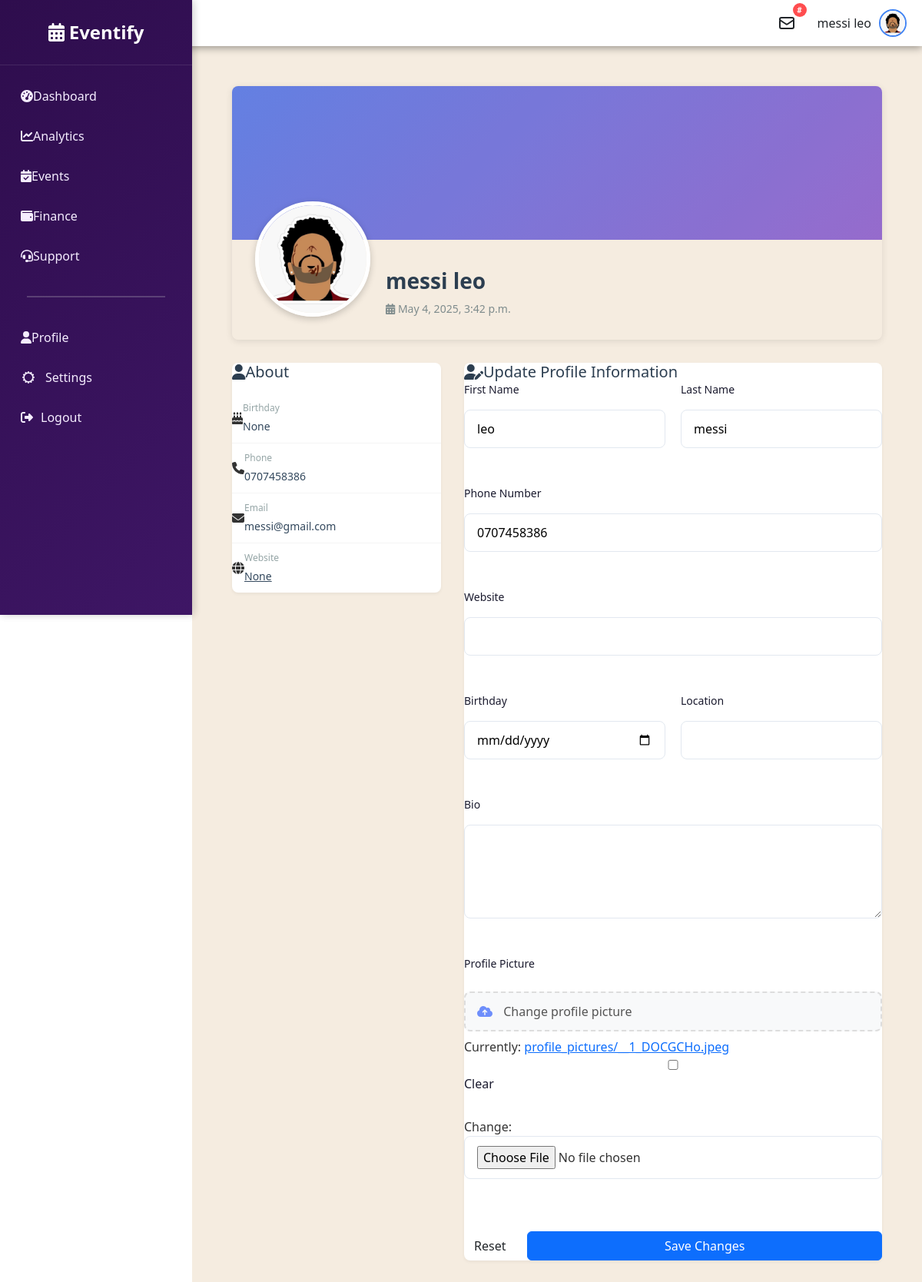
Screenshot of /profile/ (signed in) with the database file from the repository.
### base/models.py (models this page shows, shortened)
class Organiser(AbstractUser):
    username = models.CharField(max_length=150, unique=True)
    password = models.CharField(max_length=128)
    email = models.EmailField(unique=True)
    first_name = models.CharField(max_length=30)
    last_name = models.CharField(max_length=30)
    phone = models.CharField(max_length=15, null=True, blank=True)
    date_joined = models.DateTimeField(auto_now_add=True, null=True)
    date_updated = models.DateTimeField(auto_now=True, null=True)
    profile_picture = models.ImageField(upload_to='profile_pictures/', null=True, blank=True)
    organiser_website = models.URLField(null=True, blank=True)
    organiser_birthday = models.DateField(null=True, blank=True)
    organiser_location = models.CharField(max_length=100, null=True, blank=True)
    organiser_bio = models.TextField(null=True, blank=True)
    LANGUAGE_CHOICES = [
        ('en', 'English'),
        ('es', 'Spanish'),
        ('fr', 'French'),
        ('de', 'German'),
        ('it', 'Italian'),
        ('pt', 'Portuguese'),
        ('ru', 'Russian'),
        ('zh', 'Chinese'),
        ('ja', 'Japanese'),
        ('ko', 'Korean'),
        ('ar', 'Arabic'),
    ]
    language = models.CharField(max_length=2, choices=LANGUAGE_CHOICES, default='en')
    primary_color = models.CharField(max_length=7, default='#4285f4')  # Hex color code

### base/views.py (the view)
# urls.py: path('profile/', views.profile, name='profile'),
@organizer_required
def profile(request):
    if request.method == 'POST':
        form = OrganiserProfileUpdateForm(request.POST, request.FILES, instance=request.user)
        if form.is_valid():
            form.save()
            messages.success(request, 'Profile updated successfully!')
            return redirect('profile')
        else:
            messages.error(request, 'Please correct the errors below.')
    else:
        form = OrganiserProfileUpdateForm(instance=request.user)
    context = {
        'page_title': 'Profile - Eventify',
        'form': form,
    }
    return render(request, "base/profile.html", context)

### base/forms.py
class OrganiserProfileUpdateForm(forms.ModelForm):
    class Meta:
        model = Organiser
        fields = [
            'first_name',
            'last_name',
            'phone',
            'profile_picture',
            'organiser_website',
            'organiser_birthday',
            'organiser_location',
            'organiser_bio',
        ]
        widgets = {
            'organiser_birthday': forms.DateInput(attrs={'type': 'date'}),
            'organiser_bio': forms.Textarea(attrs={'rows': 4}),
        }

### base/context_processors.py (called while the page is built)
def clock_widget(request):
    casablanca_tz = pytz.timezone('Africa/Casablanca')
    now = datetime.now(casablanca_tz)
    return {
        'current_time': now.strftime('%H:%M:%S'),
        'current_date': now.strftime('%A, %B %d, %Y'),
        'weather_temp': '24°C',
        'weather_location': 'Casablanca'
    }

def site_title(request):
    return {
        'site_title': "Eventify",
    }

### base/templates/base/profile.html (shortened to what this page needs)
{% extends 'base/base.html' %}
{% load static %}
{% block content %}
<div class="profile-container">
    <div class="profile-header">
        <div class="cover-photo">
            <div class="cover-overlay"></div>
        </div>
        <div class="profile-info">
            <div class="avatar-container">
                {% if form.profile_picture.value %}
                    <img src="{{ form.profile_picture.value.url }}" alt="Profile Picture" class="profile-avatar">
                {% else %}
                    <img src="{% static 'base/images/profile-def.png' %}" alt="Profile Picture" class="profile-avatar">
                {% endif %}
            </div>
            <div class="profile-details">
                <p class="profile-name">{{ user.last_name }} {{ user.first_name }}</p>
                <p class="profile-joined"><i class="fas fa-calendar-alt"></i> {{ user.date_joined }}</p>
            </div>
        </div>
    </div>
    <div class="profile-content">
        <div class="profile-left">
            <div class="profile-card">
                <div class="card-header">
                    <h2><i class="fas fa-user"></i> About</h2>
                </div>
                <div class="card-body">
                    <div class="about-item">
                        <i class="fas fa-birthday-cake"></i>
                        <div>
                            <span class="about-label">Birthday</span>
                            <span class="about-value">{{ user.organiser_birthday }}</span>
                        </div>
                    </div>
                    <div class="about-item">
                        <i class="fas fa-phone"></i>
                        <div>
                            <span class="about-label">Phone</span>
                            <span class="about-value">{{ user.phone }}</span>
                        </div>
                    </div>
                    <div class="about-item">
                        <i class="fas fa-envelope"></i>
                        <div>
                            <span class="about-label">Email</span>
                            <span class="about-value">{{ user.email }}</span>
                        </div>
                    </div>
                    <div class="about-item">
                        <i class="fas fa-globe"></i>
                        <div>
                            <span class="about-label">Website</span>
                            <a href="{{ user.organiser_website }}" class="about-value">{{ user.organiser_website }}</a>
                        </div>
                    </div>
                </div>
            </div>
        </div>
        <div class="profile-right">
            <div class="profile-card">
                <div class="card-header">
                    <h2><i class="fas fa-user-edit"></i> Update Profile Information</h2>
                </div>
                <div class="card-body">
                    <form method="POST" enctype="multipart/form-data" class="profile-form">
                        <div class="form-row">
                            <div class="form-group">
                                <label for="{{ form.first_name.id_for_label }}" class="form-label">First Name</label>
                                {{ form.first_name }}
                            </div>
                            <div class="form-group">
                                <label for="{{ form.last_name.id_for_label }}" class="form-label">Last Name</label>
                                {{ form.last_name }}
                            </div>
                        </div>
                        <div class="form-group">
                            <label for="{{ form.phone.id_for_label }}" class="form-label">Phone Number</label>
                            {{ form.phone }}
                        </div>
                        <div class="form-group">
                            <label for="{{ form.organiser_website.id_for_label }}" class="form-label">Website</label>
                            {{ form.organiser_website }}
                        </div>
                        <div class="form-row">
                            <div class="form-group">
                                <label for="{{ form.organiser_birthday.id_for_label }}" class="form-label">Birthday</label>
                                {{ form.organiser_birthday }}
                            </div>
                            <div class="form-group">
                                <label for="{{ form.organiser_location.id_for_label }}" class="form-label">Location</label>
                                {{ form.organiser_location }}
                            </div>
                        </div>
                        <div class="form-group">
                            <label for="{{ form.organiser_bio.id_for_label }}" class="form-label">Bio</label>
                            {{ form.organiser_bio }}
                        </div>
                        <div class="form-group">
                            <label class="form-label">Profile Picture</label>
                            <div class="file-upload-wrapper">
                                <label for="{{ form.profile_picture.id_for_label }}" class="file-upload-label">
                                    <i class="fas fa-cloud-upload-alt file-upload-icon"></i>
                                    <span class="file-upload-text">
                                        {% if form.profile_picture.value %}
                                            Change profile picture
                                        {% else %}
                                            Upload profile picture
                                        {% endif %}
                                    </span>
                                </label>
                                {{ form.profile_picture }}
                            </div>
                        </div>
                        <div class="form-actions">
                            <button type="reset" class="btn btn-outline">Reset</button>
                            <button type="submit" class="btn btn-primary">Save Changes</button>
                        </div>
                    </form>
                </div>
            </div>
        </div>
    </div>
</div>
{% endblock %}

### base/templates/base/user_header.html (shortened to what this page needs)
{% load static %}
<header class="app-header">
    <div class="header-controls">
        <div class="mail-icon" id="mail-icon">
            <svg xmlns="http://www.w3.org/2000/svg" fill="none" viewBox="0 0 24 24" stroke="currentColor">
                <path stroke-linecap="round" stroke-linejoin="round" stroke-width="2" d="M3 8l7.89 5.26a2 2 0 002.22 0L21 8M5 19h14a2 2 0 002-2V7a2 2 0 00-2-2H5a2 2 0 00-2 2v10a2 2 0 002 2z" />
            </svg>
                <span class="mail-badge">#</span>
        </div>
        <div class="user-profile">
            <span class="user-name">{{ user.last_name }} {{ user.first_name }}</span>
            <a href="{% url 'profile' %}">
                <img src="{% if user.profile_picture %}{{ user.profile_picture.url }}{% else %}{% static 'base/images/profile-def.png' %}{% endif %}"
                     alt="User" class="user-avatar">
            </a>
        </div>
    </div>
</header>
<link rel="stylesheet" href="{% static 'base/css/user_header.css' %}">

### static/base/css/base.css (style rules this page uses)
body, html { margin: 0; padding: 0; width: 100%; }

### static/base/css/sidebar.css (style rules this page uses)
:root { --sidebar-width: 250px; --sidebar-bg: linear-gradient(135deg, #2E0D4D 0%, #3E1665 100%); --sidebar-active-bg: linear-gradient(45deg, #6E3AAB 0%, #8D5ACD 100%); --sidebar-text: #F5EDFF; --sidebar-hover: #1A0933; --transition-speed: 0.3s; }
body { font-family: 'Poppins', sans-serif; background-color: white; overflow-x: hidden; }

### static/base/css/dashboard.css (style rules this page uses)
:root { --primary-purple: #5A2D9F; --dark-purple: #2E0D4D; --light-purple: #F8F5FF; --accent-purple: #D8C5FF; --success: #28a745; --warning: #ffc107; --danger: #dc3545; --text-dark: #2E0D4D; --text-light: #FFFFFF; --shadow: 0 4px 12px rgba(90, 45, 159, 0.1); }

### static/base/css/register.css (style rules this page uses)
.form-row { display: flex; gap: 1.5rem; }
.form-row .form-group { flex: 1; }
.form-group { display: flex; flex-direction: column; gap: 0.5rem; }
.form-group label { font-weight: 500; color: #4a5568; }
.form-group input { padding: 0.75rem 1rem; border: 1px solid #e2e8f0; border-radius: 8px; font-size: 1rem; transition: all 0.2s; }
.btn { padding: 0.75rem 1.5rem; border-radius: 8px; font-weight: 500; font-size: 1rem; cursor: pointer; transition: all 0.2s; border: none; }
.btn-primary { background-color: #4299e1; color: white; width: 100%; }

### static/base/css/event_detail.css (style rules this page uses)
.btn { display: inline-block; font-weight: 600; text-align: center; white-space: nowrap; vertical-align: middle; user-select: none; border: 1px solid transparent; padding: 0.5rem 1rem; font-size: 1rem; line-height: 1.5; border-radius: 0.375rem; transition: background-color 0.15s ease-in-out, border-color 0.15s ease-in-out; cursor: pointer; text-decoration: none; color: #fff; }
.btn-primary { background-color: #007bff; border-color: #007bff; }

### static/base/css/user_header.css (style rules this page uses)
:root { --primary-color: #4285f4; --text-color: #333; --bg-color: #fff; --header-height: 60px; --transition-speed: 0.3s; }
* { margin: 0; padding: 0; box-sizing: border-box; transition: background-color var(--transition-speed), color var(--transition-speed); }
body { font-family: 'Segoe UI', Tahoma, Geneva, Verdana, sans-serif; background-color: var(--bg-color); color: var(--text-color); }
.app-header { display: flex; justify-content: space-between; align-items: center; height: var(--header-height); padding: 5px 20px; background-color: var(--bg-color); box-shadow: 0 2px 10px rgba(0, 0, 0, 0.4); position: sticky; top: 0; z-index: 100; }
.header-controls { display: flex; align-items: center; gap: 20px; }
.user-profile { display: flex; align-items: center; gap: 10px; cursor: pointer; }
.user-avatar { width: 36px; height: 36px; border-radius: 50%; object-fit: cover; border: 2px solid var(--primary-color); }
.user-name { font-weight: 500; }
.mail-badge { position: absolute; top: -6px; right: -6px; background: #ff4d4f; color: white; border-radius: 50%; width: 18px; height: 18px; display: flex; align-items: center; justify-content: center; font-size: 10px; font-weight: bold; line-height: 1; }
.mail-icon { position: relative; padding: 8px; cursor: pointer; display: flex; align-items: center; }
.mail-icon svg { width: 24px; height: 24px; color: inherit; }

### static/base/css/support.css (style rules this page uses)
:root { --primary-color: #4361ee; --secondary-color: #3f37c9; --accent-color: #4cc9f0; --dark-color: #1a1a2e; --light-color: #f8f9fa; --success-color: #4ade80; --warning-color: #fbbf24; --danger-color: #f87171; --info-color: #60a5fa; --border-radius: 12px; --box-shadow: 0 4px 20px rgba(0, 0, 0, 0.08); }
.form-group { margin-bottom: 1.5rem; }
.form-group label { display: block; margin-bottom: 0.5rem; font-weight: 500; color: var(--dark-color); }
.form-group input, .form-group select, .form-group textarea { width: 100%; padding: 0.75rem 1rem; border: 1px solid #e2e8f0; border-radius: 8px; font-size: 1rem; transition: all 0.2s; }
.form-group textarea { resize: vertical; min-height: 120px; }

### static/base/css/settings.css (style rules this page uses)
.btn { padding: 0.6rem 1.2rem; border: none; border-radius: 5px; cursor: pointer; font-size: 0.95rem; transition: all 0.3s ease; }
.btn-primary { background-color: #3498db; color: white; }

### rows the page displays
Organiser: last_name "messi", first_name "leo", profile_picture (picture), date_joined "May 4, 2025, 3:42 p.m.", organiser_birthday "None", phone "0707458386", email "messi@gmail.com", organiser_website "None"
